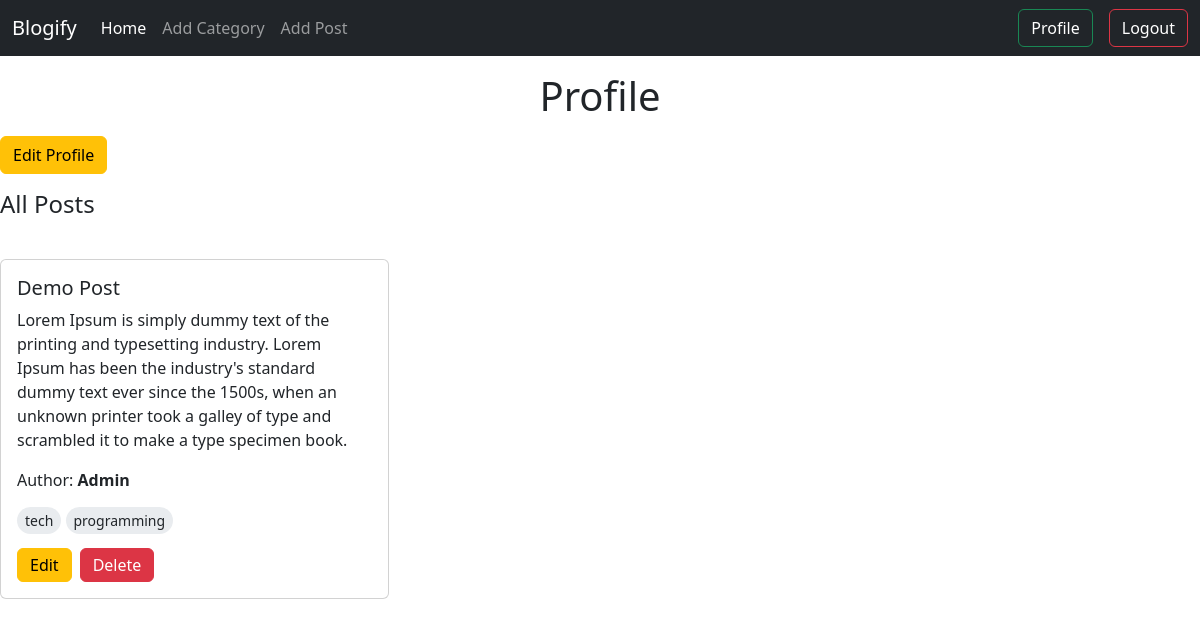
/profile/ (signed in), run on the app's committed database.
### posts/models.py (models this page shows, shortened)
class Post(models.Model):
    title = models.CharField(max_length=100)
    content = models.TextField()
    categories = models.ManyToManyField(Category)
    author = models.ForeignKey(User, on_delete=models.CASCADE)

### categories/models.py (models this page shows)
class Category(models.Model):
    name = models.CharField(max_length=50)
    slug = models.SlugField(max_length=100, null = True, blank = True, unique = True)
    def __str__(self):
        return self.name

### author/views.py (the view)
# urls.py: path('profile/', views.profile, name = "profile"),
@login_required
def profile (req):
    posts = Post.objects.filter(author = req.user)
    return render (req, 'profile.html', {'posts': posts})

### author/templates/profile.html (shortened to what this page needs)
{% extends "base.html" %}
{% load crispy_forms_tags %}
{% block content %}
<h1 class="text-center my-3">Profile</h1>
<a href={% url "edit_profile" %} class="btn btn-warning">Edit Profile</a>
<h4 class="my-3">All Posts</h4>
{% if posts %}
    <div class="row g-3 my-4">
        {% for post in posts %}
        <div class="col-sm-4 mb-3 mb-sm-0">
        <div class="card">
            <div class="card-body">
            <h5 class="card-title">{{ post.title }}</h5>
            <p class="card-text">{{ post.content }}</p>
            <p>Author: <strong>{{ post.author | capfirst }}</strong></p>
            {% for cat in post.categories.all %}
                <span class="bg-body-secondary small rtiary px-2 py-1 rounded-pill">{{cat}}</span>
            {% endfor %}
            <d class="d-flex mt-3">
                <a href={% url "edit_post" post.id %} class="btn btn-warning me-2 py-1">Edit</a>
                <a href={% url "delete_post" post.id %} class="btn btn-danger py-1">Delete</a>
            </d>
            </div>
        </div>
        </div>
        {% endfor %}
    </div>
{% else %}
<p>No data to show</p>
{% endif %}
{% endblock content %}

### data on the page
Post: title "Demo Post", content "Lorem Ipsum is simply dummy text of the printing and typesetting industry. Lorem Ipsum has been the industry's standard dummy text ever since the 1500s, when an unknown printer took a galley of type and scrambled it to make a type specimen book.", author "Admin"
Category: name "tech"
Category: name "programming"
